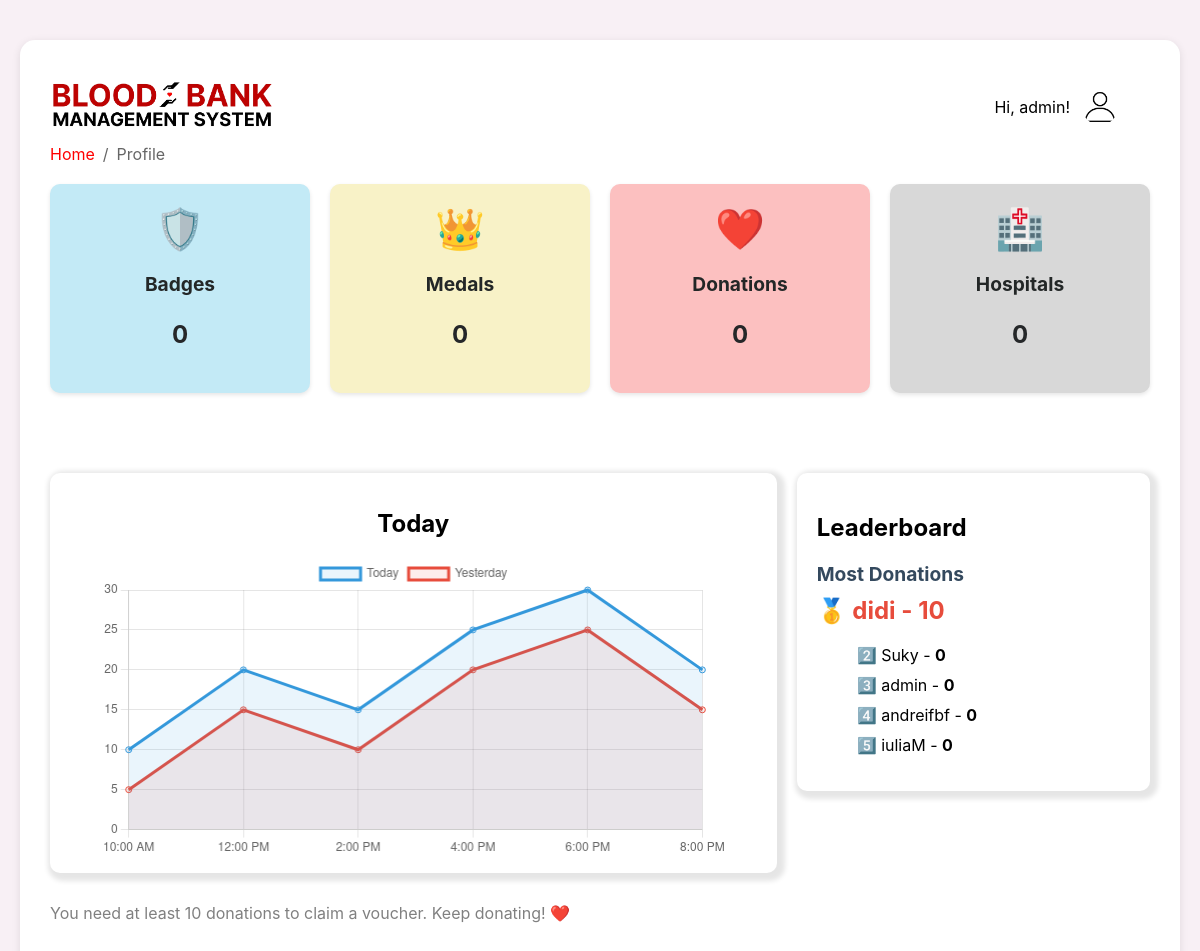
Before: /gamification (signed in) with the older database file.
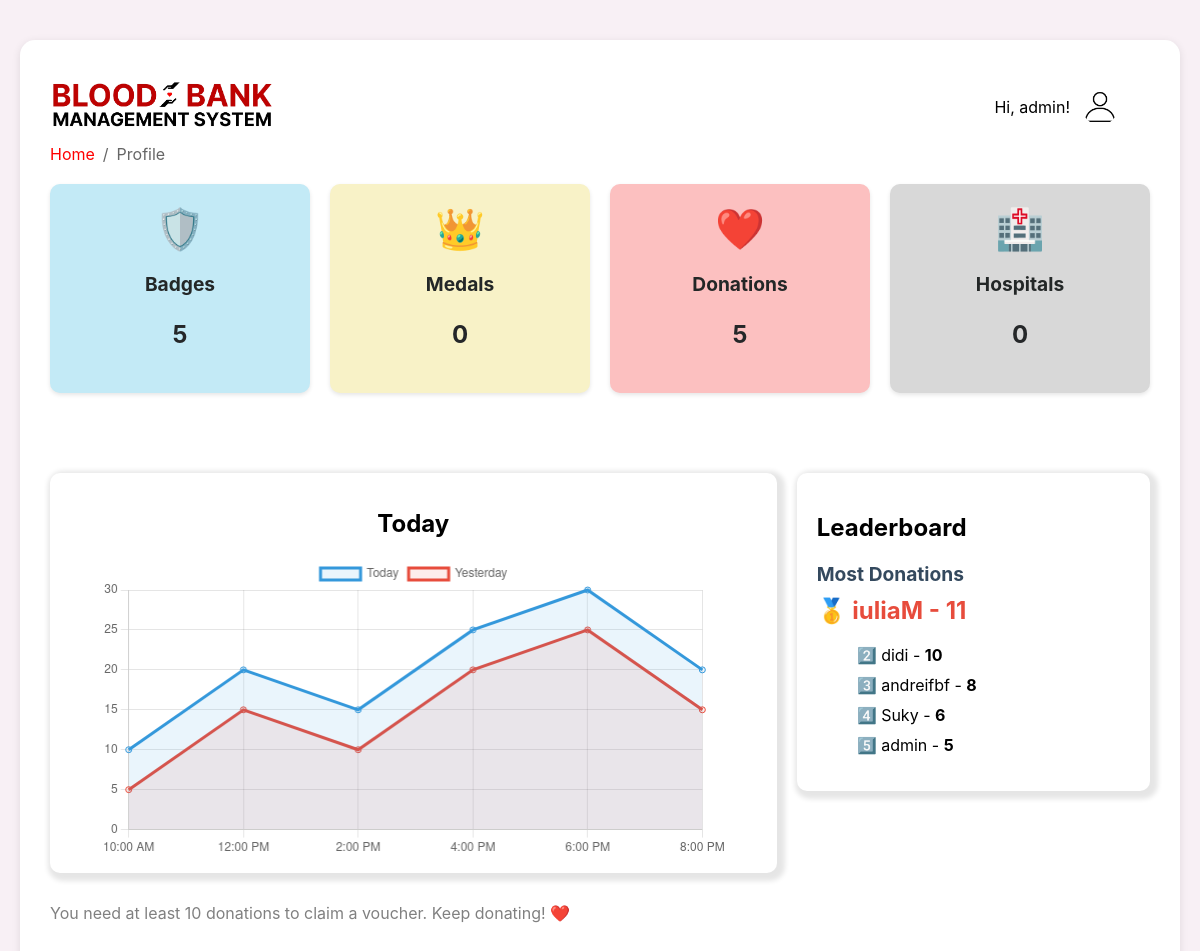
After: the same page with the newer database file.
### tables this page shows
CREATE TABLE users (
        id INTEGER PRIMARY KEY AUTOINCREMENT,
        full_name TEXT NOT NULL,
        username TEXT UNIQUE NOT NULL,
        email TEXT UNIQUE NOT NULL,
        password TEXT NOT NULL 
    , is_admin BOOLEAN DEFAULT 0);

CREATE TABLE badges (
                id INTEGER PRIMARY KEY AUTOINCREMENT,
                user_id INTEGER NOT NULL,
                badges INTEGER DEFAULT 0,
                medals INTEGER DEFAULT 0,
                donations INTEGER DEFAULT 0, meal_vouchers INTEGER DEFAULT 0,
                FOREIGN KEY (user_id) REFERENCES users(id) ON DELETE CASCADE
            );

### app.py (the view)
@app.route('/gamification')
def gamification():
    if 'logged_in' not in session:
        flash("Please log in to access the gamification page.", 'error')
        return redirect(url_for('login'))
    user_id = session['user_id']  # Get the logged-in user's ID
    try:
        conn = get_db_connection()
        cursor = conn.cursor()
        cursor.execute('''
            SELECT badges, medals, donations
            FROM badges
            WHERE user_id = ?
        ''', (user_id,))
        stats = cursor.fetchone()
        badges = stats['badges'] if stats else 0
        medals = stats['medals'] if stats else 0
        donations = stats['donations'] if stats else 0
        has_voucher = donations >= 10
        cursor.execute('''
            SELECT COUNT(DISTINCT hospital_name) AS unique_hospitals
            FROM appointments
            WHERE user_id = ?
        ''', (user_id,))
        hospitals_result = cursor.fetchone()
        unique_hospitals = hospitals_result['unique_hospitals'] if hospitals_result else 0
        cursor.execute('''
            SELECT u.username,
                   b.donations AS total_donations
            FROM users u
            LEFT JOIN badges b ON u.id = b.user_id
            ORDER BY total_donations DESC
            LIMIT 5
        ''')
        leaderboard = cursor.fetchall()
        return render_template(
            'gamification.html',
            badges=badges,
            medals=medals,
            donations=donations,
            unique_hospitals=unique_hospitals,
            leaderboard=leaderboard,
            has_voucher=has_voucher  # Pass eligibility for voucher to the template
        )
    except sqlite3.Error as e:
        flash(f"An error occurred while fetching gamification data: {e}", 'error')
        return redirect(url_for('dashboard'))
    finally:
        conn.close()

### app.py (called while the page is built)
def get_db_connection():
    try:
        conn = sqlite3.connect('database.db')  # Adjust path if necessary
        conn.row_factory = sqlite3.Row  # Enable dictionary-like row access
        return conn
    except sqlite3.Error as e:
        print(f"Error connecting to database: {e}")
        return None

### templates/gamification.html (shortened to what this page needs)
<!DOCTYPE html>
<html lang="en">
<head>
    <link rel="stylesheet" href="{{ url_for('static', filename='css/styles-gamification.css') }}">
</head>
<body>
    <div class="container">
        <nav class="navbar">
            <div class="navbar-logo">
                <a href="/">
                    <img src="{{ url_for('static', filename='images/logo1.png') }}" alt="Blood Bank Management System Logo">
                </a>
            </div>
            <div class="user-info">
                <span>Hi, {{ session['username'] }}!</span>
                <img src="{{ url_for('static', filename='images/profile_icon.png') }}" alt="User Icon" class="dropbtn">
            </div>
        </nav>
        <div class="breadcrumb">
            <a href="/">Home</a> / <span>Profile</span>
        </div>
        <section class="stats-cards">
            <div class="card1">
                <div class="card-icon">🛡️</div>
                <div class="card-info">
                    <h3>Badges</h3>
                    <p>{{ badges }}</p>
                </div>
            </div>
            <div class="card2">
                <div class="card-icon">👑</div>
                <div class="card-info">
                    <h3>Medals</h3>
                    <p>{{ medals }}</p>
                </div>
            </div>
            <div class="card3">
                <div class="card-icon">❤️</div>
                <div class="card-info">
                    <h3>Donations</h3>
                    <p>{{ donations }}</p>
                </div>
            </div>
            <div class="card4">
                <div class="card-icon">🏥</div>
                <div class="card-info">
                    <h3>Hospitals</h3>
                    <p>{{ unique_hospitals }}</p>
                </div>
            </div>
        </section>
        <section class="chart-leaderboard-container">
            <div class="chart-section">
                <h2>Today</h2>
                <canvas id="chart"></canvas>
            </div>
            <div class="leaderboard-section">
                <h2>Leaderboard</h2>
                <div class="leaderboard-card">
                    <h3>Most Donations</h3>
                    {% if leaderboard %}
                        <div class="leader">
                            <span>🥇</span> {{ leaderboard[0][0] }} - <strong>{{ leaderboard[0][1] }}</strong>
                        </div>
                        <ul class="leaderboard-list">
                            {% for user in leaderboard[1:] %}
                                <li>{{ loop.index + 1 }}️⃣ {{ user[0] }} - <strong>{{ user[1] }}</strong></li>
                            {% endfor %}
                        </ul>
                    {% else %}
                        <p>No donations recorded yet.</p>
                    {% endif %}
                </div>
            </div>
        </section>
{% if has_voucher %}
<div style="margin-top: 20px;">
    <a href="{{ url_for('voucher_page') }}" class="voucher-button">🎁 Claim Your Voucher</a>
</div>
{% else %}
<p style="margin-top: 20px; color: gray;">You need at least 10 donations to claim a voucher. Keep donating! ❤️</p>
{% endif %}
    </div>
    <script>
        const ctx = document.getElementById('chart').getContext('2d');
        const chart = new Chart(ctx, {
            type: 'line',
            data: {
                labels: ['10:00 AM', '12:00 PM', '2:00 PM', '4:00 PM', '6:00 PM', '8:00 PM'],
                datasets: [
                    {
                        label: 'Today',
                        data: [10, 20, 15, 25, 30, 20],
                        borderColor: '#3498db',
                        backgroundColor: 'rgba(52, 152, 219, 0.1)',
                        fill: true,
                    },
                    {
                        label: 'Yesterday',
                        data: [5, 15, 10, 20, 25, 15],
                        borderColor: '#e74c3c',
                        backgroundColor: 'rgba(231, 76, 60, 0.1)',
                        fill: true,
                    }
                ]
            },
            options: {
                responsive: true,
                maintainAspectRatio: false,
                scales: {
                    x: { beginAtZero: true },
                    y: { beginAtZero: true }
                },
                plugins: {
                    legend: {
                        display: true,
                        position: 'top',
                    }
                }
            }
        });
        document.getElementById('checkVouchersBtn').addEventListener('click', () => {
    fetch('/check_donations', {
        method: 'POST',
        headers: { 'Content-Type': 'application/json' }
    })
    .then(response => response.json())
    .then(data => {
        document.getElementById('voucherMessage').textContent = data.message;
    })
    .catch(error => {
        console.error('Error:', error);
    });
});
    </script>
</body>
</html>

### static/css/styles-gamification.css (style rules this page uses)
* { box-sizing: border-box; font-family: -apple-system, BlinkMacSystemFont, "Segoe UI", Roboto, sans-serif; }
body { margin: 0; padding: 20px; background-color: #f8f0f5; }
.container { max-width: 1700px; margin: 0 auto; margin-top: 20px; background: white; padding: 30px; border-radius: 15px; box-shadow: 0 2px 8px rgba(0,0,0,0.1); }
.navbar { display: flex; justify-content: space-between; align-items: center; padding: 10px 20px; background-color: #ffffff; }
.navbar-logo img { height: 50px; margin-left: -20px; }
.user-info { display: flex; align-items: center; gap: 10px; }
.user-info img { width: 40px; height: 40px; border-radius: 50%; border: 2px solid #fff; }
.breadcrumb { display: flex; align-items: center; gap: 8px; margin-bottom: 20px; color: #666; }
.breadcrumb a { color: #ff0000; text-decoration: none; }
.stats-cards { display: flex; justify-content: space-between; gap: 20px; margin-bottom: 30px; }
.card1 { background-color: rgb(195, 234, 246); border-radius: 10px; padding: 20px; box-shadow: 0 2px 4px rgba(0, 0, 0, 0.1); flex: 1; text-align: center; }
.card2 { background-color: rgb(248, 242, 199); border-radius: 10px; padding: 20px; box-shadow: 0 2px 4px rgba(0, 0, 0, 0.1); flex: 1; text-align: center; }
.card3 { background-color: rgb(252, 192, 192); border-radius: 10px; padding: 20px; box-shadow: 0 2px 4px rgba(0, 0, 0, 0.1); flex: 1; text-align: center; }
.card4 { background-color: rgb(216, 216, 216); border-radius: 10px; padding: 20px; box-shadow: 0 2px 4px rgba(0, 0, 0, 0.1); flex: 1; text-align: center; }
.card-icon { font-size: 2.5em; margin-bottom: 10px; color: #ff6f61; }
.card-info h3 { font-size: 1.2em; color: #232727; }
.card-info p { font-size: 1.5em; font-weight: bold; color: #252729; }
.chart-leaderboard-container { display: flex; justify-content: space-between; align-items: flex-start; gap: 20px; margin-bottom: 30px; margin-top: 20px; }
.chart-section { flex: 2; background-color: white; border-radius: 10px; padding: 50px; box-shadow: 3px 3px 5px 5px rgba(0, 0, 0, 0.1); max-height: 400px; overflow: hidden; display: flex; flex-direction: column; justify-content: center; align-items: center; margin-top: 50px; }
.chart-section canvas { width: 100%; height: 300px; }
.leaderboard-section { flex: 1; background-color: white; border-radius: 10px; padding: 20px; box-shadow: 3px 3px 5px 5px rgba(0, 0, 0, 0.1); max-height: 400px; overflow-y: auto; margin-top: 50px; }
.leaderboard-card h3 { margin-bottom: 10px; font-size: 1.2em; color: #34495e; }
.leader { font-size: 1.5em; font-weight: bold; margin-bottom: 20px; color: #e74c3c; }
.leaderboard-list li { list-style: none; margin-bottom: 10px; font-size: 1em; }

Changed rows visible on the page:
no longer on this page (row unchanged): users: username "didi"
no longer on one of the page's lists (row edited): badges: username "iuliaM", donations "0"
now on this page (row unchanged): users: username "iuliaM"
now on one of the page's lists (row unchanged): badges: username "didi", donations "10"
changed badges "andreifbf": donations "0" → "8"; moves up the list
changed badges "Suky": donations "0" → "6"
changed badges "admin": donations "0" → "5"
Other visible differences:
{{ badges }}: "0" → "5"
{{ donations }}: "0" → "5"
{{ leaderboard[0][1] }}: "10" → "11"
